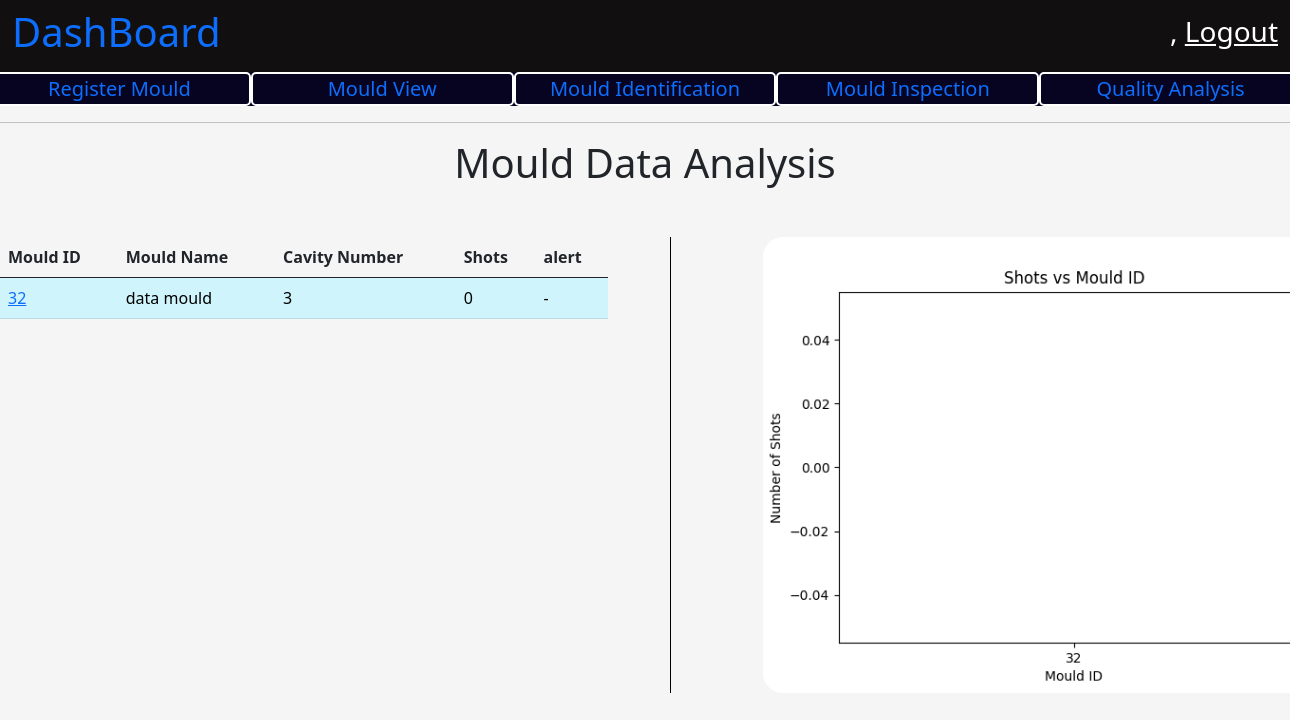
The app's page / (signed in) with its own data.
### mould/models.py (models this page shows, shortened)
class Mould(models.Model):
    mould_id = models.IntegerField(primary_key=True)
    mould_name = models.CharField(max_length=200)
    cavity_number = models.IntegerField()
    registered_date = models.DateTimeField(auto_now_add=True)
    registered_by = models.ForeignKey(User, on_delete=models.PROTECT)
    general_maintaince_cleaning_threshold_value = models.IntegerField()
    preventive_maintaince_clearning_thresold_value = models.IntegerField()
    tool_life = models.IntegerField()
    present_count = models.IntegerField()
    moud_desc = models.CharField(max_length=100)
    order_number = models.CharField(max_length=100)
    raw_material = models.CharField(max_length=100)
    part_weight = models.FloatField()
    runner_weight = models.FloatField()
    tonnage = models.FloatField()
    cycle_time = models.FloatField()
    number_of_shots_per_day = models.IntegerField()
    def __str__(self):
        return str(self.mould_id)
    def general_alert(self):  # alert general cleaning.
        mould_status_data = MouldStatus.objects.filter(mould_id = self.mould_id)
        count = 0
        for mould in mould_status_data:
            count = count + mould.count_increment
        return self.general_maintaince_cleaning_threshold_value -count <= 500

### user_panel/views.py (the view)
# urls.py: path('', views.homePage, name = "homePage"),
@login_required
def homePage(request):
    context = {}
    print(request.user)
    context['user'] = request.user
    print("-----------------------")
    print(context['user'])
    mould_data = Mould.objects.all()
    print(type(mould_data))
    mould_data = list(mould_data)
    print(mould_data)
    main_point = -1
    for i in range(len(mould_data)):
        if mould_data[i].general_alert() is True:
            main_point += 1
            temp = mould_data[i]
            mould_data[i] = mould_data[main_point]
            mould_data[main_point] = temp
    graph_for_mould_number_vs_no_of_shots()
    context['mould_data'] = mould_data
    print("----------------------")
    return render(request, 'user_panel/user_dashboard.html', context)

### user_panel/views.py (called while the page is built)
def graph_for_mould_number_vs_no_of_shots():
    mould_data = Mould.objects.all()
    mould_id = []
    mould_shots_count = []
    bar_color = []
    color_list = ['black', 'red', 'green']
    for i in range(len(mould_data)):
        mould_id.append(mould_data[i].mould_id)
        mould_shots_count.append(mould_data[i].present_count)
        color_index = random.randint(0, 2)
        bar_color.append(color_list[color_index])
    mould_id.sort()
    plt.bar([str(i) for i in mould_id], mould_shots_count, color = bar_color)
    plt.title('Shots vs Mould ID')
    plt.xlabel('Mould ID')
    plt.ylabel('Number of Shots')
    print(mould_id)
    print(mould_shots_count)
    plt.savefig('user_panel/static/images/number_of_mould_vs_shots.png')
    plt.close()

### user_panel/templates/user_panel/user_dashboard.html (shortened to what this page needs)
{% extends 'base.html' %}
{% load static %}
{% block title %}
    <link
        rel="stylesheet"
        href="{% static 'css/dashboard.css' %}" >
{% endblock %}
{% block body_content %}
    <nav
        class="navbar navbar-light dashboard_nav">
        <div class="container-fluid dashboard_nav">
            <p class="h1 dashboard_title">
                <a href="{% url 'homePage' %}" style="text-decoration:None;">
                  DashBoard
                </a>
            </p>
            <div class="user_data">
                <p class="h3">
                    {{ request.user.first_name }},
                    <a href="{% url 'userLogout' %}">
                        Logout
                    </a>
                </p>
            </div>
        </div>
    </nav>
    <div class="optionBar">
        <div class="row">
            <div class="col">
                <a href="{% url 'MouldRegistration' %}">
                    Register Mould
                </a>
            </div>
            <div class="col">
                <a href="{% url 'MouldUpdate' %}">
                Mould View
                </a>
            </div>
             <div class="col">
                <a href="{% url "MouldSearch" %}">
                Mould Identification
                </a>
            </div>
             <div class="col">
                <a href="{% url 'Inspect' %}">
                Mould Inspection
                </a>
            </div>
            <div class="col">
                <a href="{% url 'MouldQuality' %}">
                Quality Analysis
                </a>
            </div>
        </div>
    </div>
    <hr/>
    <p class="h1 firstHeading" style="text-align : center;">
            Mould Data Analysis
    </p>
    <div class="MouldData">
        <div class="row">
            <div class="col">
               <table class="table">
                    <thead>
                        <tr>
                            <th scope="col">Mould ID</th>
                            <th scope="col">Mould Name</th>
                            <th scope="col">Cavity Number</th>
                            <th scope="col">Shots</th>
                            <th scope="col"> alert </th>
                        </tr>
                    </thead>
                    <tbody>
                        {% for mould in mould_data %}
                            {% if mould.general_alert %}
                                <tr class="table-danger">
                                    <td class="table-danger">
                                        <a href="mould/{{ mould.mould_id }}">
                                            {{ mould.mould_id }}
                                        </a>
                                    </td>
                                    <td class="table-danger">
                                        {{ mould.mould_name }}
                                    </td>
                                    <td class="table-danger">
                                        {{ mould.cavity_number }}
                                    </td>
                                    <td class="table-danger">
                                        {{ mould.present_count }}
                                    </td>
                                    <td class="table-danger">
                                        {% if mould.tool_life_over_alert %}
                                            Tool Life Over Alert
                                        {% elif mould.preventive_maintance_alert %}
                                            Prevetive Maitaince Alert
                                        {% else %}
                                            General Clearning Alert
                                        {% endif %}
                                    </td>
                                </tr>
                            {% else %}
                                <tr class="table-info">
                                    <td class="table-info">
                                        <a href="mould/{{ mould.mould_id }}">
                                            {{ mould.mould_id }}
                                        </a>
                                    </td>
                                    <td class="table-info">
                                        {{ mould.mould_name }}
                                    </td>
                                    <td class="table-info">
                                        {{ mould.cavity_number }}
                                    </td>
                                    <td class="table-info">
                                        {{ mould.present_count }}
                                    </td>
                                    <td class="table-info">
                                        -
                                    </td>
                                </tr>
                            {% endif %}
                        {% endfor %}
                    </tbody>
                </table>
            </div>
            <div class="col graphData">
                <img src="{% static 'images/number_of_mould_vs_shots.png' %}" class="img-fluid graphMouldImg" alt="...">
            </div>
        </div>
    </div>
{% endblock %}

### user_panel/static/css/dashboard.css (style rules this page uses)
body { background-color: whitesmoke; }
nav.dashboard_nav { background-color: rgb(17, 15, 15); }
nav.dashboard_nav div.dashboard_nav { color : white; }
nav.dashboard_nav div.user_data p a { color: white; }
div.optionBar { background-color: rgb(6, 4, 32); }
div.optionBar div.row div.col { font-size: 20px; border : 2px solid white; border-radius: 5px; text-align: center; color:white; }
div.optionBar div.row div.col a { text-decoration: none; }
div.MouldData { margin-top : 50px; }
div.MouldData div.row div.graphData { border-left : 0.5px solid black; margin-left : 50px; }
div.MouldData div.row div.graphData img.graphMouldImg { margin-left : 80px; width: 700px; border-radius: 20px; }

### records on screen
Mould: mould_id "32", mould_name "data mould", cavity_number "3", present_count "0"
